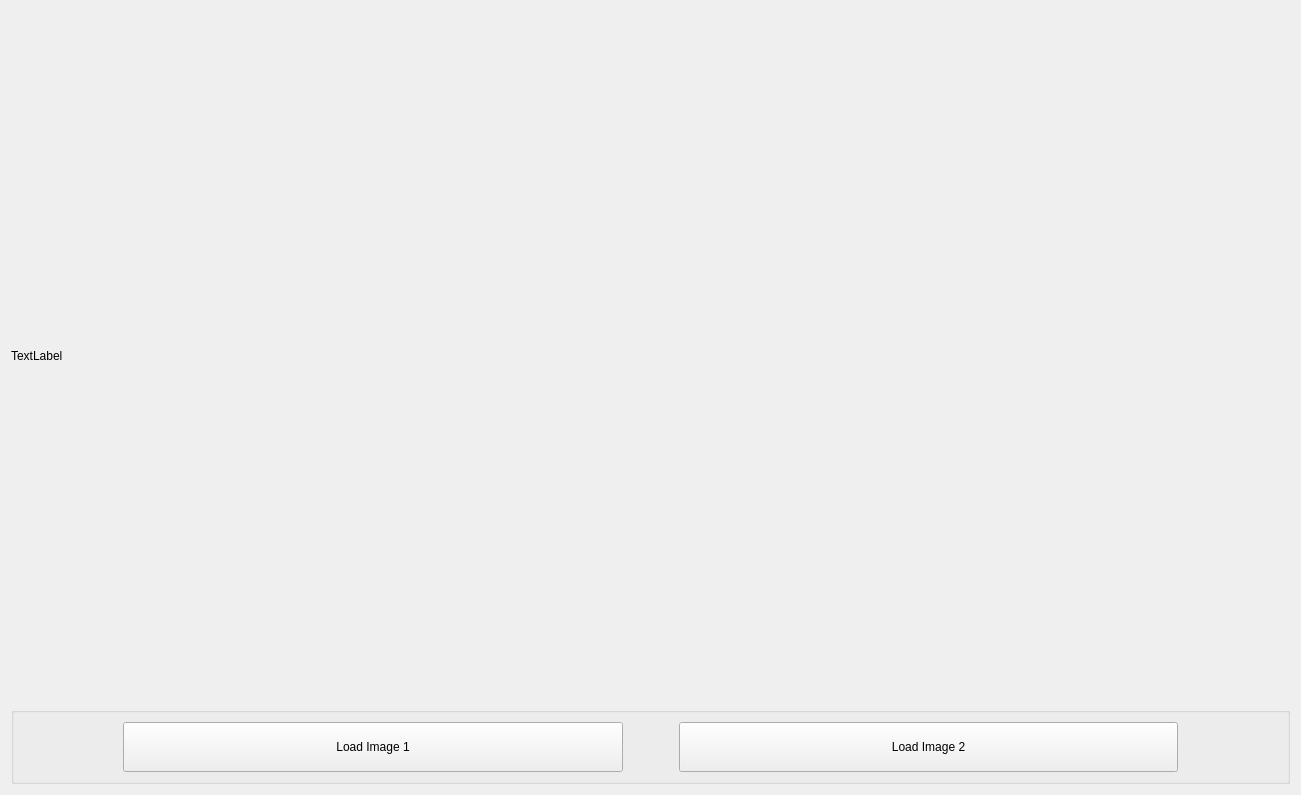
<?xml version="1.0" encoding="UTF-8"?>
<ui version="4.0">
 <class>SliderView</class>
 <widget class="QWidget" name="SliderView">
  <property name="geometry">
   <rect>
    <x>0</x>
    <y>0</y>
    <width>1301</width>
    <height>795</height>
   </rect>
  </property>
  <property name="windowTitle">
   <string>Form</string>
  </property>
  <layout class="QVBoxLayout" name="verticalLayout">
   <item>
    <widget class="QLabel" name="lbImage">
     <property name="text">
      <string>TextLabel</string>
     </property>
    </widget>
   </item>
   <item>
    <widget class="QGroupBox" name="groupBox">
     <property name="sizePolicy">
      <sizepolicy hsizetype="Preferred" vsizetype="Maximum">
       <horstretch>0</horstretch>
       <verstretch>0</verstretch>
      </sizepolicy>
     </property>
     <property name="title">
      <string/>
     </property>
     <layout class="QHBoxLayout" name="horizontalLayout">
      <item>
       <spacer name="horizontalSpacer">
        <property name="orientation">
         <enum>Qt::Horizontal</enum>
        </property>
        <property name="sizeType">
         <enum>QSizePolicy::Fixed</enum>
        </property>
        <property name="sizeHint" stdset="0">
         <size>
          <width>100</width>
          <height>20</height>
         </size>
        </property>
       </spacer>
      </item>
      <item>
       <widget class="QPushButton" name="pbLoadImg1">
        <property name="minimumSize">
         <size>
          <width>0</width>
          <height>50</height>
         </size>
        </property>
        <property name="text">
         <string>Load Image 1</string>
        </property>
       </widget>
      </item>
      <item>
       <spacer name="horizontalSpacer_2">
        <property name="orientation">
         <enum>Qt::Horizontal</enum>
        </property>
        <property name="sizeType">
         <enum>QSizePolicy::Fixed</enum>
        </property>
        <property name="sizeHint" stdset="0">
         <size>
          <width>50</width>
          <height>20</height>
         </size>
        </property>
       </spacer>
      </item>
      <item>
       <widget class="QPushButton" name="pbLoadImg2">
        <property name="minimumSize">
         <size>
          <width>0</width>
          <height>50</height>
         </size>
        </property>
        <property name="text">
         <string>Load Image 2</string>
        </property>
       </widget>
      </item>
      <item>
       <spacer name="horizontalSpacer_3">
        <property name="orientation">
         <enum>Qt::Horizontal</enum>
        </property>
        <property name="sizeType">
         <enum>QSizePolicy::Fixed</enum>
        </property>
        <property name="sizeHint" stdset="0">
         <size>
          <width>100</width>
          <height>20</height>
         </size>
        </property>
       </spacer>
      </item>
     </layout>
    </widget>
   </item>
  </layout>
 </widget>
 <resources/>
 <connections/>
</ui>
